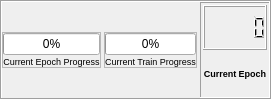
      <widget class="QFrame" name="frame_10">
       <property name="sizePolicy">
        <sizepolicy hsizetype="Preferred" vsizetype="Maximum">
         <horstretch>0</horstretch>
         <verstretch>0</verstretch>
        </sizepolicy>
       </property>
       <property name="frameShape">
        <enum>QFrame::Box</enum>
       </property>
       <property name="frameShadow">
        <enum>QFrame::Sunken</enum>
       </property>
       <layout class="QHBoxLayout" name="horizontalLayout_12">
        <property name="spacing">
         <number>3</number>
        </property>
        <property name="leftMargin">
         <number>0</number>
        </property>
        <property name="topMargin">
         <number>0</number>
        </property>
        <property name="rightMargin">
         <number>0</number>
        </property>
        <property name="bottomMargin">
         <number>0</number>
        </property>
        <item>
         <widget class="QFrame" name="frame_28">
          <property name="sizePolicy">
           <sizepolicy hsizetype="Expanding" vsizetype="Fixed">
            <horstretch>2</horstretch>
            <verstretch>0</verstretch>
           </sizepolicy>
          </property>
          <property name="frameShape">
           <enum>QFrame::StyledPanel</enum>
          </property>
          <property name="frameShadow">
           <enum>QFrame::Raised</enum>
          </property>
          <layout class="QVBoxLayout" name="verticalLayout_27">
           <property name="spacing">
            <number>1</number>
           </property>
           <property name="leftMargin">
            <number>0</number>
           </property>
           <property name="topMargin">
            <number>0</number>
           </property>
           <property name="rightMargin">
            <number>0</number>
           </property>
           <property name="bottomMargin">
            <number>0</number>
           </property>
           <item>
            <widget class="QProgressBar" name="epoch_progress">
             <property name="sizePolicy">
              <sizepolicy hsizetype="Expanding" vsizetype="Fixed">
               <horstretch>0</horstretch>
               <verstretch>0</verstretch>
              </sizepolicy>
             </property>
             <property name="value">
              <number>0</number>
             </property>
             <property name="alignment">
              <set>Qt::AlignRight|Qt::AlignTrailing|Qt::AlignVCenter</set>
             </property>
             <property name="orientation">
              <enum>Qt::Horizontal</enum>
             </property>
             <property name="invertedAppearance">
              <bool>false</bool>
             </property>
             <property name="textDirection">
              <enum>QProgressBar::TopToBottom</enum>
             </property>
            </widget>
           </item>
           <item>
            <widget class="QLabel" name="label_45">
             <property name="font">
              <font>
               <pointsize>7</pointsize>
              </font>
             </property>
             <property name="text">
              <string>Current Epoch Progress</string>
             </property>
             <property name="alignment">
              <set>Qt::AlignCenter</set>
             </property>
            </widget>
           </item>
          </layout>
         </widget>
        </item>
        <item>
         <widget class="QFrame" name="frame_29">
          <property name="sizePolicy">
           <sizepolicy hsizetype="Expanding" vsizetype="Fixed">
            <horstretch>5</horstretch>
            <verstretch>0</verstretch>
           </sizepolicy>
          </property>
          <property name="frameShape">
           <enum>QFrame::StyledPanel</enum>
          </property>
          <property name="frameShadow">
           <enum>QFrame::Raised</enum>
          </property>
          <layout class="QVBoxLayout" name="verticalLayout_28">
           <property name="spacing">
            <number>1</number>
           </property>
           <property name="leftMargin">
            <number>0</number>
           </property>
           <property name="topMargin">
            <number>0</number>
           </property>
           <property name="rightMargin">
            <number>0</number>
           </property>
           <property name="bottomMargin">
            <number>0</number>
           </property>
           <item>
            <widget class="QProgressBar" name="train_progress">
             <property name="sizePolicy">
              <sizepolicy hsizetype="Expanding" vsizetype="Fixed">
               <horstretch>0</horstretch>
               <verstretch>0</verstretch>
              </sizepolicy>
             </property>
             <property name="value">
              <number>0</number>
             </property>
             <property name="alignment">
              <set>Qt::AlignBottom|Qt::AlignRight|Qt::AlignTrailing</set>
             </property>
            </widget>
           </item>
           <item>
            <widget class="QLabel" name="label_46">
             <property name="font">
              <font>
               <pointsize>7</pointsize>
              </font>
             </property>
             <property name="text">
              <string>Current Train Progress</string>
             </property>
             <property name="alignment">
              <set>Qt::AlignCenter</set>
             </property>
            </widget>
           </item>
          </layout>
         </widget>
        </item>
        <item>
         <widget class="QFrame" name="frame_22">
          <property name="frameShape">
           <enum>QFrame::Panel</enum>
          </property>
          <property name="frameShadow">
           <enum>QFrame::Sunken</enum>
          </property>
          <layout class="QVBoxLayout" name="verticalLayout_31">
           <property name="spacing">
            <number>1</number>
           </property>
           <property name="leftMargin">
            <number>2</number>
           </property>
           <property name="topMargin">
            <number>2</number>
           </property>
           <property name="rightMargin">
            <number>2</number>
           </property>
           <property name="bottomMargin">
            <number>2</number>
           </property>
           <item>
            <widget class="QLCDNumber" name="current_epoch">
             <property name="frameShadow">
              <enum>QFrame::Raised</enum>
             </property>
             <property name="segmentStyle">
              <enum>QLCDNumber::Filled</enum>
             </property>
            </widget>
           </item>
           <item>
            <widget class="QLabel" name="label_41">
             <property name="font">
              <font>
               <pointsize>7</pointsize>
               <bold>true</bold>
              </font>
             </property>
             <property name="text">
              <string>Current Epoch</string>
             </property>
             <property name="alignment">
              <set>Qt::AlignCenter</set>
             </property>
            </widget>
           </item>
          </layout>
         </widget>
        </item>
       </layout>
      </widget>
